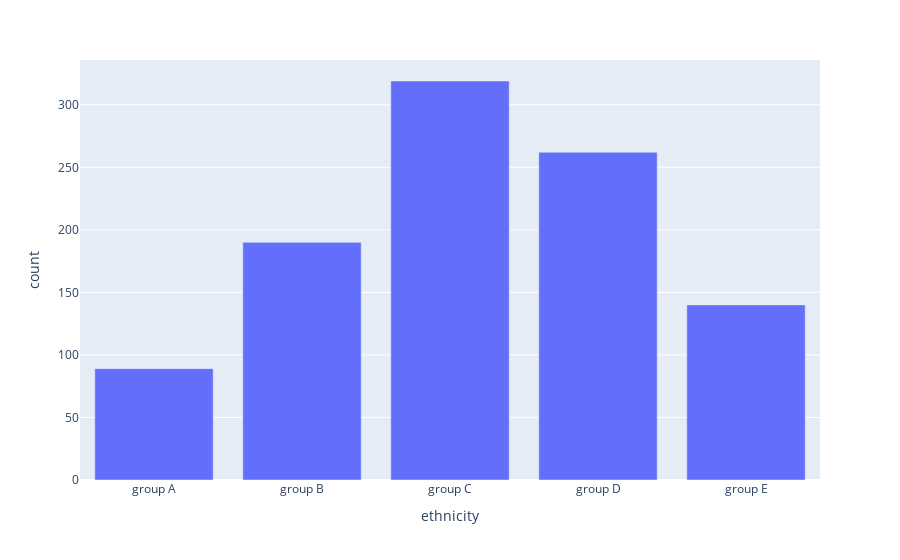

The notebook cell this image was saved under:
### Code cell
gender = pd.crosstab(index=df['ethnicity'], columns='count').reset_index()
fig = px.bar(gender,x = 'ethnicity',y = 'count')
fig.show()

### Figure 1 — Plotly figure (JSON) as saved in the notebook; plotly's stock layout.template omitted (floating-point values rounded to 4 significant figures)
{"data": [{"alignmentgroup": "True", "hovertemplate": "ethnicity=%{x}<br>count=%{y}<extra></extra>", "legendgroup": "", "marker": {"color": "#636efa", "pattern": {"shape": ""}}, "name": "", "offsetgroup": "", "orientation": "v", "showlegend": false, "textposition": "auto", "type": "bar", "x": ["group A", "group B", "group C", "group D", "group E"], "xaxis": "x", "y": [89, 190, 319, 262, 140], "yaxis": "y"}], "layout": {"barmode": "relative", "legend": {"tracegroupgap": 0}, "margin": {"t": 60}, "xaxis": {"anchor": "y", "domain": [0, 1], "title": {"text": "ethnicity"}}, "yaxis": {"anchor": "x", "domain": [0, 1], "title": {"text": "count"}}}}
